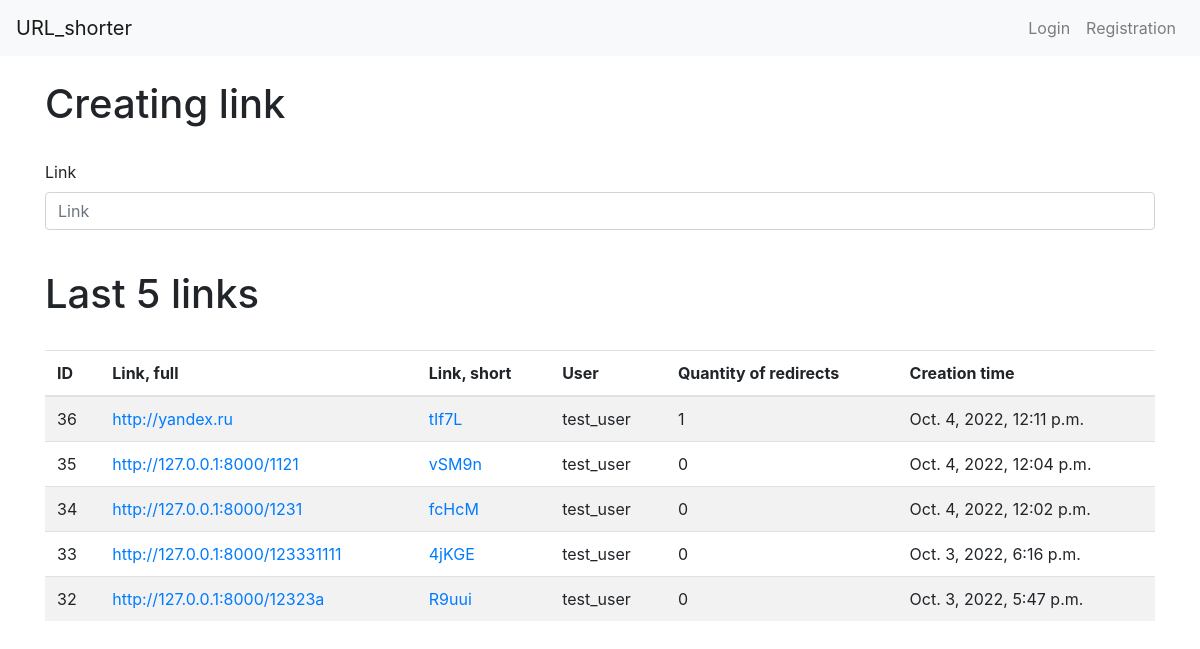
Before: / with the older database file.
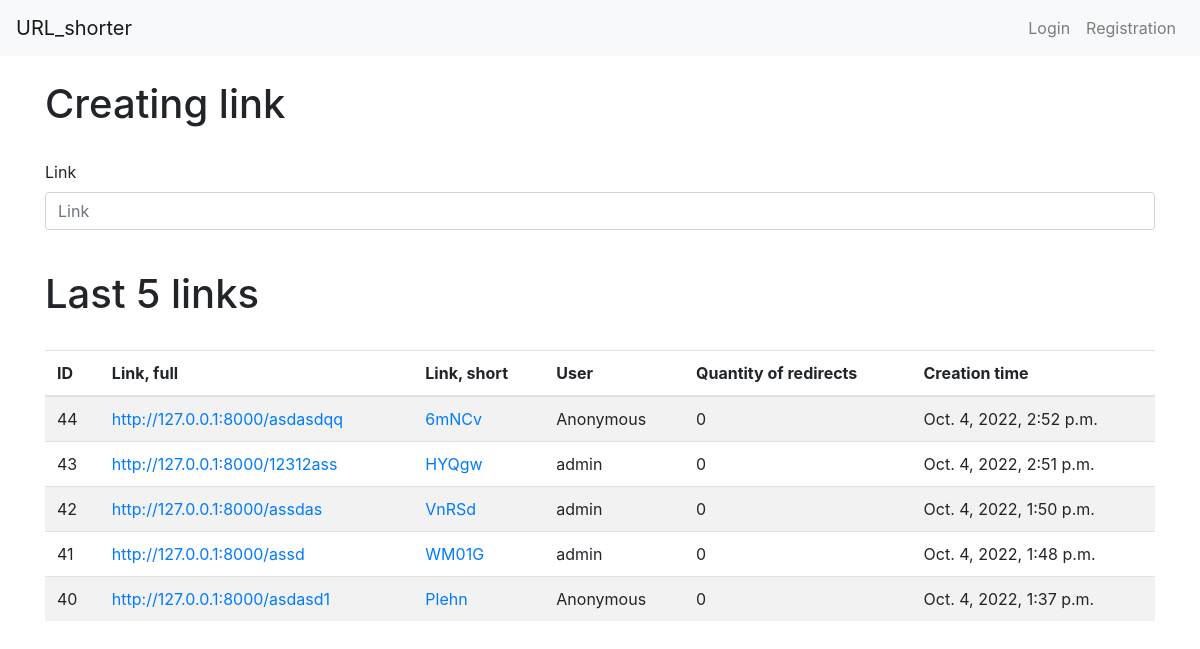
After: the same page with the newer database file.
### url_shorter/models.py (models this page shows)
class URL(models.Model):
    link_full = models.URLField(max_length=500, unique=True)
    link_short = models.CharField(max_length=150, unique=True)
    clicks_quantity = models.IntegerField(default=0)
    creator = models.ForeignKey(User, on_delete=models.CASCADE, null=True)
    time_create = models.DateTimeField(auto_now_add=True)

### url_shorter/views.py (the view, shortened to what this page needs)
# urls.py: path('', views.LinkCreate.as_view(), name='home'),
class LinkCreate(SuccessMessageMixin, CreateView):
    form_class = CreateLink
    template_name = "index.html"
    def get_context_data(self, **kwargs):
        context = super().get_context_data(**kwargs)
        context['object_list'] = URL.objects.all().order_by('-id')[:5]
        is_new_link = self.request.session.get("new_link")
        if is_new_link:
            context['new_link'] = is_new_link
            del self.request.session["new_link"]
        return context

### url_shorter/forms.py
class CreateLink(forms.ModelForm):
    link_full = forms.URLField(label="Link")
    class Meta:
        model = URL
        fields = ('link_full',)

### url_shorter/templates/index.html (shortened to what this page needs)
{% extends "base.html" %}
{% load bootstrap4 %}
{% block content %}
<div class="container wrapper flex-grow-1">
    <br>
    <h1>Creating link</h1>
    <br>
    <form method="post">
        {% bootstrap_form form%}
    </form>
</div>
<div class="container wrapper flex-grow-1">
    <br>
    <h1>Last 5 links</h1>
    <br>
    <div class="table-responsive">
        <table class="table table-striped">
            <thead>
                <tr>
                    <th>ID</th>
                    <th>Link, full</th>
                    <th>Link, short</th>
                    <th>User</th>
                    <th>Quantity of redirects</th>
                    <th>Creation time</th>
                </tr>
            </thead>
            <tbody>
                {% for link in object_list %}
                <tr>
                    <td>{{link.id}}</td>
                    <td>
                        <a href={{link.link_full}}>{{link.link_full}}</a>
                    </td>
                    <td>
                        <a href="{% url 'redirect' slug=link.link_short %}">{{link.link_short}}</a>
                    </td>
                    <td>
                        {% if link.creator %}
                            {{link.creator}}
                        {% else %}
                            Anonymous
                        {% endif %}
                    </td>
                    <td>{{link.clicks_quantity}}</td>
                    <td>{{link.time_create}}</td>
                </tr>
                {% endfor %}
            </tbody>
        </table>
    </div>
</div>
{% endblock %}

Changed rows visible on the page:
no longer on this page (row edited): URL: id "36", link_full "http://yandex.ru", link_short "tIf7L", creator "test_user", clicks_quantity "1", time_create "Oct. 4, 2022, 12:11 p.m."
no longer on this page (row unchanged): URL: id "35", link_full "http://127.0.0.1:8000/1121", link_short "vSM9n", creator "test_user", clicks_quantity "0", time_create "Oct. 4, 2022, 12:04 p.m."
no longer on this page (row unchanged): URL: id "34", link_full "http://127.0.0.1:8000/1231", link_short "fcHcM", creator "test_user", clicks_quantity "0", time_create "Oct. 4, 2022, 12:02 p.m."
no longer on this page (row unchanged): URL: id "33", link_full "http://127.0.0.1:8000/123331111", link_short "4jKGE", creator "test_user", clicks_quantity "0", time_create "Oct. 3, 2022, 6:16 p.m."
no longer on this page (row unchanged): URL: id "32", link_full "http://127.0.0.1:8000/12323a", link_short "R9uui", creator "test_user", clicks_quantity "0", time_create "Oct. 3, 2022, 5:47 p.m."
added URL: id "44", link_full "http://127.0.0.1:8000/asdasdqq", link_short "6mNCv", shows "Anonymous", clicks_quantity "0", time_create "Oct. 4, 2022, 2:52 p.m."
added URL: id "43", link_full "http://127.0.0.1:8000/12312ass", link_short "HYQgw", creator "admin", clicks_quantity "0", time_create "Oct. 4, 2022, 2:51 p.m."
added URL: id "42", link_full "http://127.0.0.1:8000/assdas", link_short "VnRSd", creator "admin", clicks_quantity "0", time_create "Oct. 4, 2022, 1:50 p.m."
added URL: id "41", link_full "http://127.0.0.1:8000/assd", link_short "WM01G", creator "admin", clicks_quantity "0", time_create "Oct. 4, 2022, 1:48 p.m."
added URL: id "40", link_full "http://127.0.0.1:8000/asdasd1", link_short "Plehn", shows "Anonymous", clicks_quantity "0", time_create "Oct. 4, 2022, 1:37 p.m."
